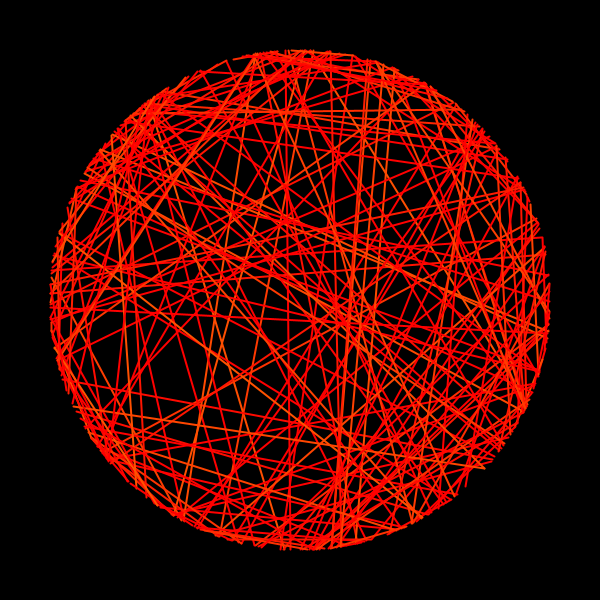
Frame 1 (no input)
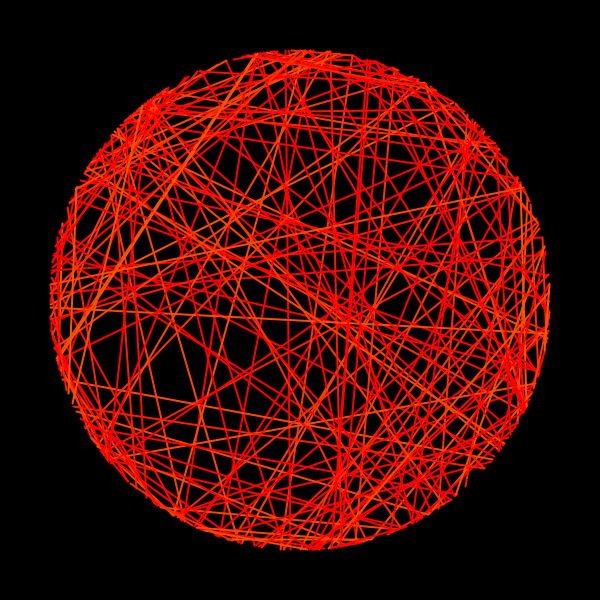
Frame 60 (the mouse pressed at the canvas centre just before this capture)
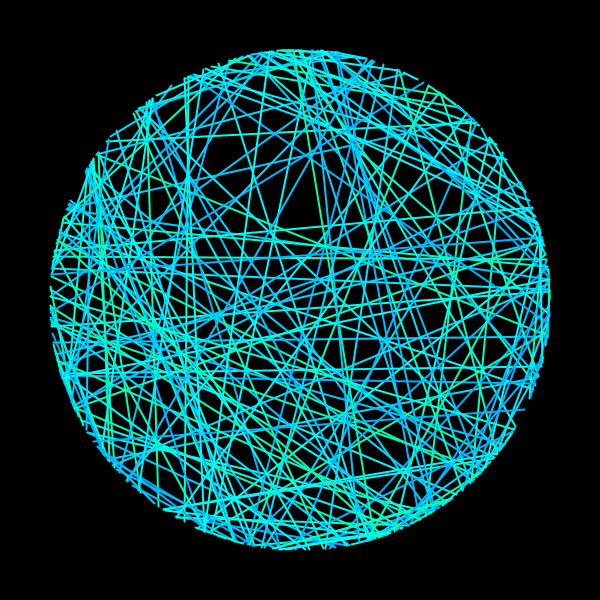
Frame 120 (the mouse held since frame 60 and released just before this capture)

The Processing sketch that drew these frames (run headless with seeded random() and noise(); from frame 60 on, the mouse is pressed at the canvas centre):

// Processing sketch: processing_70267
// ── processing_70267.pde

int r = 250;

int lineCount = 200;

float[] x1 = new float[lineCount];
float[] y1 = new float[lineCount];
float[] x2 = new float[lineCount];
float[] y2 = new float[lineCount];

void setup() {

  smooth();
  size(600, 600);
  background(0);
  strokeWeight(2);

  colorMode(HSB, 360, 100, 100);

  yarnIt();
}

void draw() {

  background(0);

  translate(width/2, height/2);
  rotate(map(mouseY, 0, height, 0, PI));

  float c = map(mouseX, 0, width, 0, 360);

  for (int i = 0; i < lineCount; i++) {

    stroke(c + random(-20, 20), 100, 100);
    line(x1[i], y1[i], x2[i], y2[i]);
  }
}

void yarnIt() {
  for (int i = 0; i < lineCount; i++) {

    float theta1 = random(TWO_PI);
    float theta2 = random(TWO_PI);

    x1[i] = r * cos(theta1);
    y1[i] = r * sin(theta1);

    x2[i] = r * cos(theta2);
    y2[i] = r * sin(theta2);
  }
}

void mousePressed() {
  yarnIt();
}
